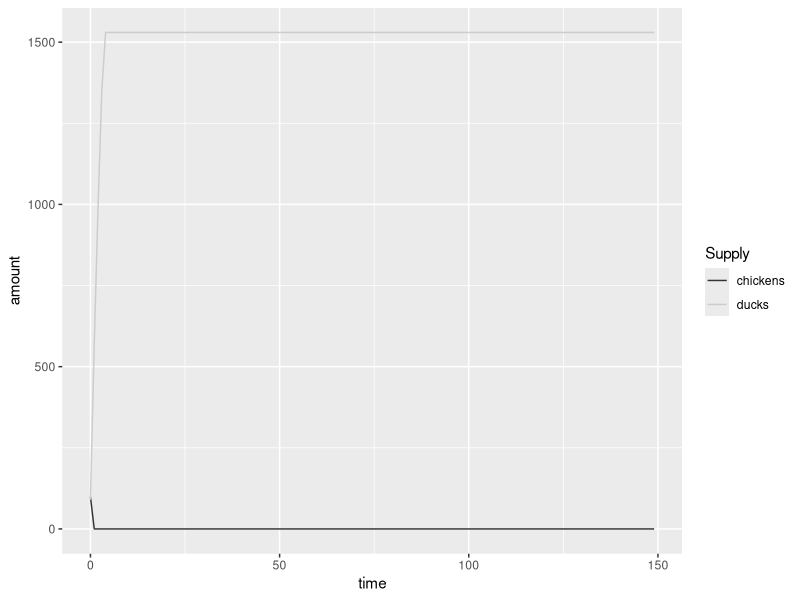

Here is the R script that generated this plot:
library(ggplot2)

data <- read.table("supply_data_control.csv", header=F, sep=",")

ggplot(data=data) + scale_color_grey(name="Supply") +
  geom_line(aes(x=V1,y=V2,color="chickens")) +
  geom_line(aes(x=V1,y=V3,color="ducks")) +
  scale_y_continuous("amount") +
  scale_x_continuous("time")

# dev.off()